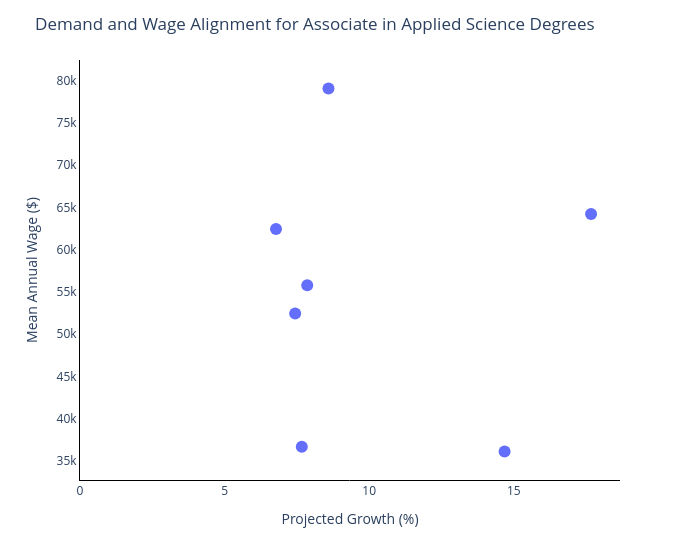

Notebook code cell kept with this figure:
### Code cell
# Calculating thresholds for quadrant lines
growth_threshold = 5  
wage_threshold = 50000  

# Creating custom hover text
hover_text = (
    "Job: " + actc_df["occupation"].str.title() +  # Title case job names
    "<br>Growth: " + actc_df["percent_change"].round(1).astype(str) + "%" +
    "<br>Wage: $" + actc_df["mean_annual_wage"].round(0).astype(int).map("{:,}".format) +  # Commas in wage
    "<br>ACTC Program: " + actc_df["actc_program"]
)

# Creating scatter plot
fig = px.scatter(actc_df, x="percent_change", y="mean_annual_wage", hover_name="occupation", hover_data={"percent_change": False, "mean_annual_wage": False, "occupation": False, "actc_program": False},)

# Updating hover template with custom text
fig.update_traces(hovertemplate=hover_text, marker=dict(size=12))

# Customizing layout
fig.update_layout(
    title="Demand and Wage Alignment for Associate in Applied Science Degrees",
    xaxis_title="Projected Growth (%)",
    yaxis_title="Mean Annual Wage ($)",
    template="plotly_white",
    width=700,
    xaxis=dict(
        showline=True,      
        linewidth=1,
        linecolor='black',
        showgrid=False,  
        range=[0, actc_df["percent_change"].max() + 1]    
    ),
    yaxis=dict(
        showline=True,       
        linewidth=1,
        linecolor='black',
        showgrid=False       
    )
)


fig.show()

### Figure 1 — Plotly figure (JSON) as saved in the notebook; plotly's stock layout.template omitted (floating-point values rounded to 4 significant figures)
{"data": [{"customdata": [["clinical laboratory technologists and technicians", "Associate in Applied Science Degree – Health Science Technology"], ["medical assistants", "Associate in Applied Science Degree – Medical Assisting"], ["medical secretaries and administrative assistants", "Associate in Applied Science Degree – Medical Information Technology"], ["radiologic technologists and technicians", "Associate in Applied Science Degree – Radiography"], ["registered nurses", "Associate in Applied Science Degree – Nursing"], ["respiratory therapists", "Associate in Applied Science Degree – Respiratory Therapist"], ["surgical technologists", "Associate in Applied Science – Surgical Technology"]], "hovertemplate": ["Job: Clinical Laboratory Technologists And Technicians<br>Growth: 7.9%<br>Wage: $55,795<br>ACTC Program: Associate in Applied Science Degree – Health Science Technology", "Job: Medical Assistants<br>Growth: 14.7%<br>Wage: $36,130<br>ACTC Program: Associate in Applied Science Degree – Medical Assisting", "Job: Medical Secretaries And Administrative Assistants<br>Growth: 7.7%<br>Wage: $36,695<br>ACTC Program: Associate in Applied Science Degree – Medical Information Technology", "Job: Radiologic Technologists And Technicians<br>Growth: 6.8%<br>Wage: $62,460<br>ACTC Program: Associate in Applied Science Degree – Radiography", "Job: Registered Nurses<br>Growth: 8.6%<br>Wage: $79,082<br>ACTC Program: Associate in Applied Science Degree – Nursing", "Job: Respiratory Therapists<br>Growth: 17.7%<br>Wage: $64,241<br>ACTC Program: Associate in Applied Science Degree – Respiratory Therapist", "Job: Surgical Technologists<br>Growth: 7.4%<br>Wage: $52,458<br>ACTC Program: Associate in Applied Science – Surgical Technology"], "hovertext": ["clinical laboratory technologists and technicians", "medical assistants", "medical secretaries and administrative assistants", "radiologic technologists and technicians", "registered nurses", "respiratory therapists", "surgical technologists"], "legendgroup": "", "marker": {"color": "#636efa", "size": 12, "symbol": "circle"}, "mode": "markers", "name": "", "orientation": "v", "showlegend": false, "type": "scatter", "x": [7.858, 14.68, 7.669, 6.778, 8.591, 17.67, 7.44], "xaxis": "x", "y": [55790.0, 36130.0, 36700.0, 62460.0, 79080.0, 64240.0, 52460.0], "yaxis": "y"}], "layout": {"legend": {"tracegroupgap": 0}, "margin": {"t": 60}, "title": {"text": "Demand and Wage Alignment for Associate in Applied Science Degrees"}, "width": 700, "xaxis": {"anchor": "y", "domain": [0, 1], "linecolor": "black", "linewidth": 1, "range": [0, 18.67], "showgrid": false, "showline": true, "title": {"text": "Projected Growth (%)"}}, "yaxis": {"anchor": "x", "domain": [0, 1], "linecolor": "black", "linewidth": 1, "showgrid": false, "showline": true, "title": {"text": "Mean Annual Wage ($)"}}}}
